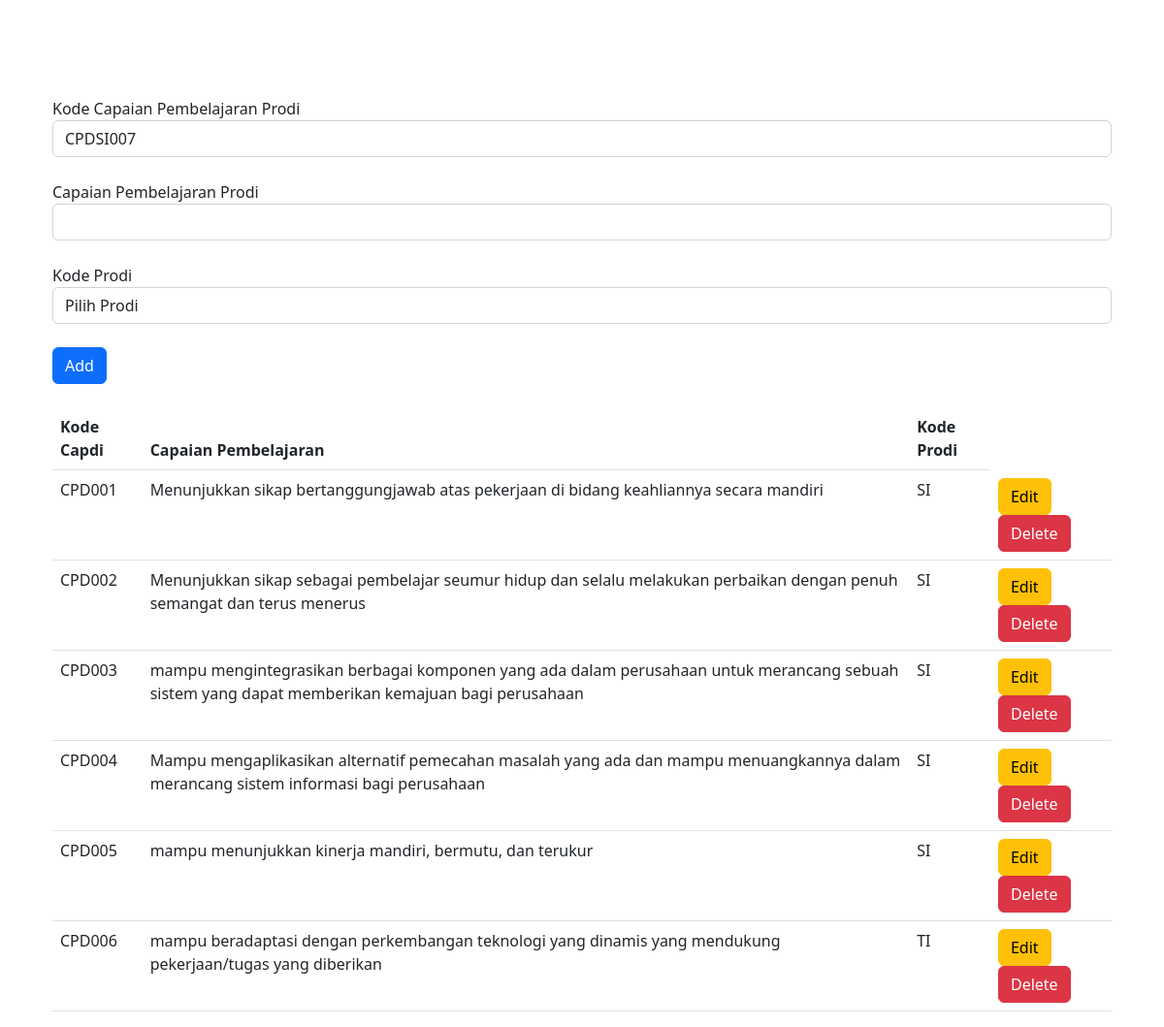
The page /capdi/capdi.php on the database its author committed.
### tables this page shows
CREATE TABLE `capdi` (
  `kd_capdi` varchar(8) NOT NULL,
  `capaian_pembelajaran` varchar(250) NOT NULL,
  `kd_prodi` varchar(10) NOT NULL
);

### capdi/capdi.php (the view, shortened to what this page needs)
<?php
include '../koneksi.php';
$queryCount = "SELECT COUNT(*) AS count FROM capdi";
$sqlCount = mysqli_query($conn, $queryCount);
$count = mysqli_fetch_assoc($sqlCount)['count'];
do {
    $num_kode_capdi = str_pad(++$count, 3, "0", STR_PAD_LEFT);
    $kode_kode_capdi = "CPDSI" . $num_kode_capdi;
    $queryCheck = "SELECT * FROM capdi WHERE kd_capdi = '$kode_kode_capdi'";
    $sqlCheck = mysqli_query($conn, $queryCheck);
} while (mysqli_num_rows($sqlCheck) != 0);
?>
<!DOCTYPE html>
<html lang="en">
<head>
    <link href="https://cdn.jsdelivr.net/npm/bootstrap@5.2.3/dist/css/bootstrap.min.css" rel="stylesheet">
</head>
<body class="container">
    <div class="container">
        <form action="./capdisave.php" method="GET" name="form_capdi">
            <label>Kode Capaian Pembelajaran Prodi</label>
            <input type="text" name="kd_capdi" id="kd_capdi" value="<?= $kode_kode_capdi; ?>" readonly class="form-control">
            <br>
            <label>Capaian Pembelajaran Prodi</label>
            <input type="text" name="capaian_pembelajaran" id="capaian_pembelajaran" class="form-control">
            <br>
            <label>Kode Prodi</label>
            <select name="kd_prodi" id="kd_prodi" class="form-control">
                <option value="" selected disabled>Pilih Prodi</option>
            </select>
            <br>
            <input type="submit" name="button" value="Add" id="button" class="btn btn-primary">
        </form>
        <br>
        <table class="table">
            <thead>
                <tr>
                    <th>Kode Capdi</th>
                    <th>Capaian Pembelajaran</th>
                    <th>Kode Prodi</th>
                </tr>
            </thead>
            <tbody>
                <?php
                $sqlCapdi = "SELECT * FROM capdi";
                $queryCapdi = mysqli_query($conn, $sqlCapdi) or die($sqlCapdi);
                while ($data = mysqli_fetch_array($queryCapdi)) {
                    $kode_capdi = $data['kd_capdi'];
                    $capdi = $data['capaian_pembelajaran'];
                    $kd_prodi = $data['kd_prodi'];
                ?>
                    <tr>
                        <td><?php echo $kode_capdi; ?></td>
                        <td><?php echo $capdi; ?></td>
                        <td><?php echo $kd_prodi; ?></td>
                        <td>
                            <button type="button" class="btn btn-warning" onclick="editCapdi('<?= $kode_capdi; ?>', '<?= $capdi; ?>', '<?= $kd_prodi; ?>')">Edit</button>
                            <button type="button" class="btn btn-danger" onclick="deleteCapdi('<?= $kode_capdi; ?>')">Delete</button>
                        </td>
                    </tr>
                <?php
                }
                ?>
            </tbody>
        </table>
    </div>
</body>
</html>

### capdi/capdi.php (style rules this page uses)
.container { margin-top: 100px; }

### rows shown on the page
capdi: kd_capdi "CPD001", capaian_pembelajaran "Menunjukkan sikap bertanggungjawab atas pekerjaan di bidang keahliannya secara mandiri", kd_prodi "SI"
capdi: kd_capdi "CPD002", capaian_pembelajaran "Menunjukkan sikap sebagai pembelajar seumur hidup dan selalu melakukan perbaikan dengan penuh semangat dan terus menerus", kd_prodi "SI"
capdi: kd_capdi "CPD003", capaian_pembelajaran "mampu mengintegrasikan berbagai komponen yang ada dalam perusahaan untuk merancang sebuah sistem yang dapat memberikan kemajuan bagi perusahaan", kd_prodi "SI"
capdi: kd_capdi "CPD004", capaian_pembelajaran "Mampu mengaplikasikan alternatif pemecahan masalah yang ada dan mampu menuangkannya dalam merancang sistem informasi bagi perusahaan", kd_prodi "SI"
capdi: kd_capdi "CPD005", capaian_pembelajaran "mampu menunjukkan kinerja mandiri, bermutu, dan terukur", kd_prodi "SI"
capdi: kd_capdi "CPD006", capaian_pembelajaran "mampu beradaptasi dengan perkembangan teknologi yang dinamis yang mendukung pekerjaan/tugas yang diberikan", kd_prodi "TI"
